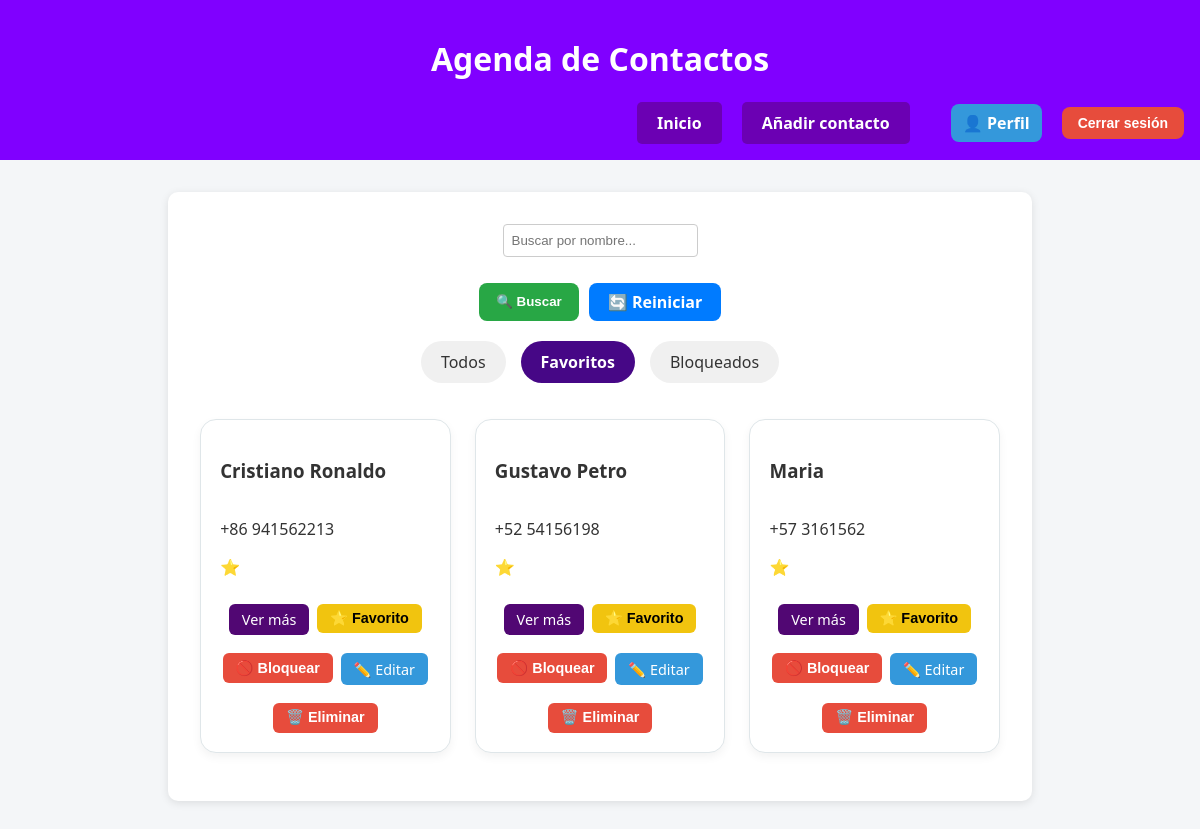
Page /?filtro=favoritos (signed in) on the committed database.
### modulo/models.py (models this page shows, shortened)
class Contacto(models.Model):
    nombre = models.CharField(max_length=50)
    prefijo = models.ForeignKey(Prefijo, on_delete=models.SET_NULL, null=True, blank=True)
    numero = models.CharField(max_length=20)
    autor = models.ForeignKey(User, on_delete=models.CASCADE)
    bloqueado = models.BooleanField(default=False)
    favorito = models.BooleanField(default=False)

class Prefijo(models.Model):
    prefijo = models.CharField(max_length=10)
    def __str__(self):
        return self.prefijo

### modulo/views.py (the view)
# urls.py: path('', views.index, name='index'),
@login_required(login_url='login')  # Asegura que el usuario esté logueado
def index(request):
    filtro = request.GET.get('filtro', 'todos')
    buscar = request.GET.get('buscar', '')
    contactos = Contacto.objects.filter(autor=request.user)
    if buscar:
        contactos = contactos.filter(nombre__icontains=buscar)
    if filtro == 'favoritos':
        contactos = contactos.filter(favorito=True)
    elif filtro == 'bloqueados':
        contactos = contactos.filter(bloqueado=True)
    contactos = contactos.order_by('nombre')  # orden alfabético
    return render(request, 'modulo/index.html', {
        'contactos': contactos,
        'filtro': filtro
    })

### modulo/templates/modulo/index.html (shortened to what this page needs)
{% extends 'modulo/base.html' %}
{% block content %}
    {% if user.is_authenticated %}
    <form method="get" class="search-form">
        <input type="text" name="buscar" placeholder="Buscar por nombre..." value="{{ request.GET.buscar }}">
        <div class="button-group">
            <button type="submit" class="buscar-btn">🔍 Buscar</button>
            <a href="{% url 'index' %}" class="reiniciar-btn">🔄 Reiniciar</a>
        </div>
    </form>
        <div class="filtros">
            <a href="?filtro=todos" class="filter-btn {% if filtro == 'todos' %}active{% endif %}">Todos</a>
            <a href="?filtro=favoritos" class="filter-btn {% if filtro == 'favoritos' %}active{% endif %}">Favoritos</a>
            <a href="?filtro=bloqueados" class="filter-btn {% if filtro == 'bloqueados' %}active{% endif %}">Bloqueados</a>
        </div>
        {% if contactos %}
            <div class="contact-grid">
                {% for contacto in contactos %}
                    <div class="contact-card">
                        <h3>{{ contacto.nombre }}</h3>
                        <p>{{ contacto.prefijo }} {{ contacto.numero }}</p>
                        <div class="contact-icons">
                            {% if contacto.favorito %}
                                <span title="Favorito">⭐</span>
                            {% endif %}
                        </div>
                        <div class="contact-buttons">
                            <a href="{% url 'detalle_contacto' contacto.id %}" class="button small">Ver más</a>
                            <form action="{% url 'toggle_favorito' contacto.id %}" method="post">
                                <button type="submit" class="button small yellow">⭐ Favorito</button>
                            </form>
                            <form action="{% url 'toggle_bloqueado' contacto.id %}" method="post">
                                <button type="submit" class="button small red">🚫 Bloquear</button>
                            </form>
                            <a href="{% url 'editar_contacto' contacto.id %}" class="button small blue">✏️ Editar</a>
                            <form action="{% url 'eliminar_contacto' contacto.id %}" method="post" onsubmit="return confirm('¿Estás seguro que deseas eliminar este contacto?');">
                                <button type="submit" class="button small danger">🗑️ Eliminar</button>
                            </form>
                        </div>
                    </div>
                {% endfor %}
            </div>
        {% else %}
            <p>No tienes contactos guardados.</p>
        {% endif %}
    {% else %}
    <div style="text-align: center; padding: 2rem;">
        <a href="{% url 'login' %}" class="big-login-button">Iniciar sesión para ver tus contactos</a>
    </div>
    {% endif %}
{% endblock %}

### modulo/static/modulo/css/index.css (style rules this page uses)
body { font-family: 'Segoe UI', Tahoma, Geneva, Verdana, sans-serif; margin: 0; padding: 0; background-color: #f4f6f8; color: #333; }
form { display: flex; flex-direction: column; }
form input, form select { padding: 0.5rem; margin-bottom: 1rem; border: 1px solid #ccc; border-radius: 4px; }
button { background-color: #c800ff; color: white; padding: 10px 20px; border: none; border-radius: 8px; font-weight: bold; cursor: pointer; transition: background-color 0.3s ease; }
.contact-grid { display: grid; grid-template-columns: repeat(auto-fit, minmax(240px, 1fr)); gap: 1.5rem; padding: 1rem 0; }
.contact-card { background: #ffffff; border: 1px solid #dfe6e9; border-radius: 16px; padding: 1.2rem; box-shadow: 0 4px 10px rgba(0, 0, 0, 0.05); transition: transform 0.2s ease, box-shadow 0.2s ease; display: flex; flex-direction: column; justify-content: space-between; }
.contact-buttons { margin-top: 1rem; display: flex; flex-wrap: wrap; gap: 0.5rem; justify-content: center; }
.button.small { padding: 0.4rem 0.8rem; font-size: 0.9rem; border-radius: 6px; text-decoration: none; color: white; background-color: #510773; border: none; cursor: pointer; transition: background-color 0.2s ease; }
.button.small.red { background-color: #e74c3c; }
.button.small.yellow { background-color: #f1c40f; color: black; }
.button.small.blue { background-color: #3498db; }
.button.small.danger { background-color: #e74c3c; }
.filtros { display: flex; justify-content: center; margin: 20px 0; gap: 15px; }
.filter-btn { background-color: #f0f0f0; color: #333; padding: 10px 20px; font-size: 1rem; border-radius: 25px; text-decoration: none; transition: background-color 0.3s, color 0.3s, transform 0.3s; display: inline-block; text-align: center; }
.filter-btn.active { background-color: #460786; color: #fff; font-weight: bold; }
.button { padding: 10px 20px; border-radius: 5px; text-decoration: none; display: inline-block; margin-top: 10px; transition: background-color 0.3s; }
.button.small { font-size: 0.9rem; }
.button.yellow { background-color: #ffcc00; color: #fff; }
.button.red { background-color: #e74c3c; color: #fff; }
.button.blue { background-color: #3498db; color: #fff; }
.button.danger { background-color: #e74c3c; color: #fff; }
.search-form { display: flex; flex-direction: column; align-items: center; gap: 10px; }
.button-group { display: flex; gap: 10px; justify-content: center; flex-wrap: wrap; }
.buscar-btn, .reiniciar-btn { padding: 8px 16px; border-radius: 8px; font-weight: bold; cursor: pointer; text-align: center; text-decoration: none; display: inline-block; min-width: 100px; }
.buscar-btn { background-color: #28a745; color: white; border: none; }
.reiniciar-btn { background-color: #007bff; color: white; border: none; }

### rows in the picture
Contacto: nombre "Cristiano Ronaldo", prefijo "+86", numero "941562213"
Contacto: nombre "Gustavo Petro", prefijo "+52", numero "54156198"
Contacto: nombre "Maria", prefijo "+57", numero "3161562"
